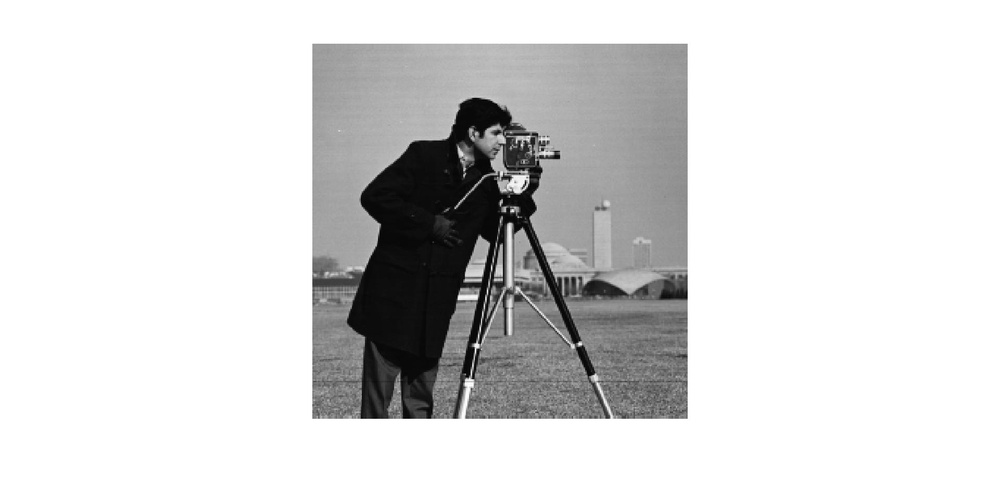
%> input picture analysis/images/cameraman.jpg, 1000 x 501 px, shrunk from 1921 x 963 before the run, given in place of cameraman.tif, which was not available
$ octave subtraction.m   (GNU Octave 9; MATLAB toolbox functions it lacks are replaced by stand-ins)
%> lines starting %> are read from the running program, lines starting %| are printed output that depends on the picture; pictures that were not available may be replaced by others from this repository, and a replacement may not be noted
a = imread('cameraman.tif');
%> a is the input picture: size 501x1000x3 uint8; min 0, max 255, mean 216.7
figure,imshow(a);
b = imread('rice.png');
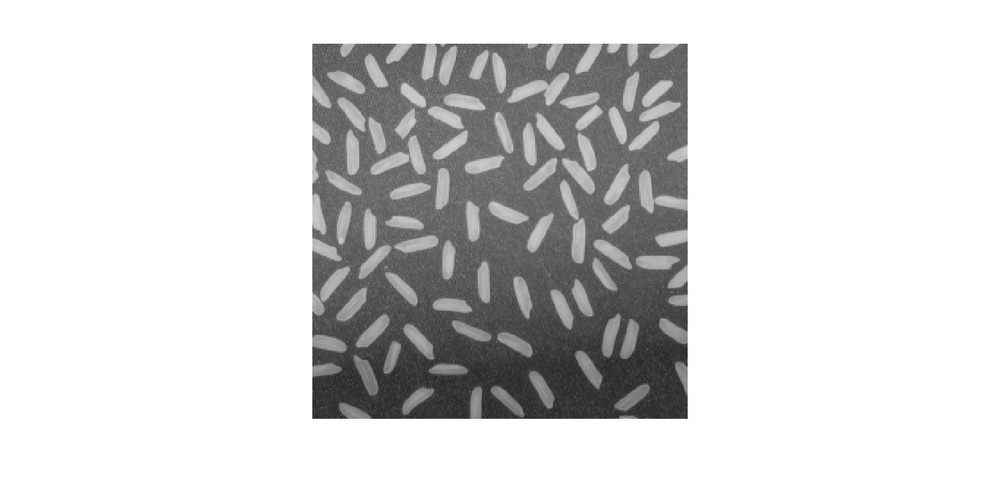
%> input picture analysis/images/rice.jpg, 1000 x 501 px, shrunk from 1921 x 963 before the run, given in place of rice.png, which was not available
%> b is the input picture: size 501x1000x3 uint8; min 19, max 255, mean 214.6
figure, imshow(b);
c = a - b;
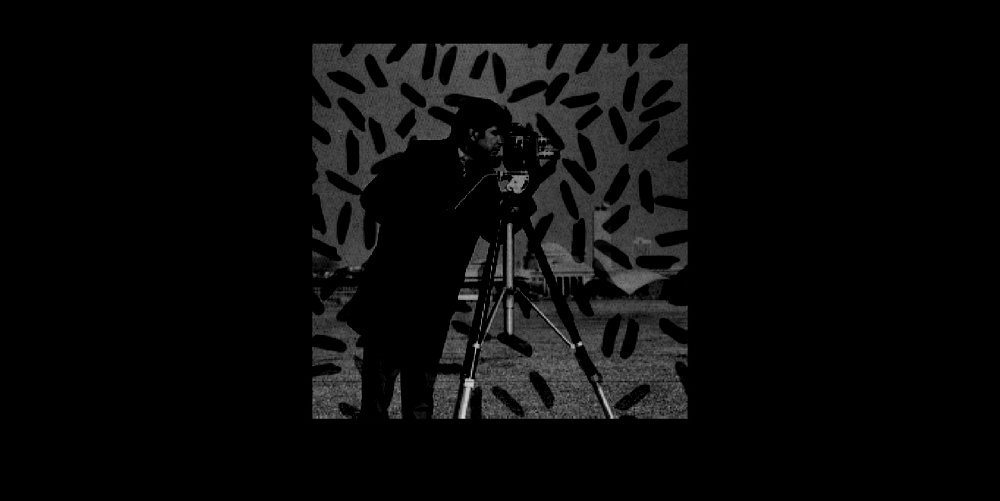
%> c: size 501x1000x3 uint8; min 0, max 221, mean 9.7
figure, imshow(c);
d = b - a;
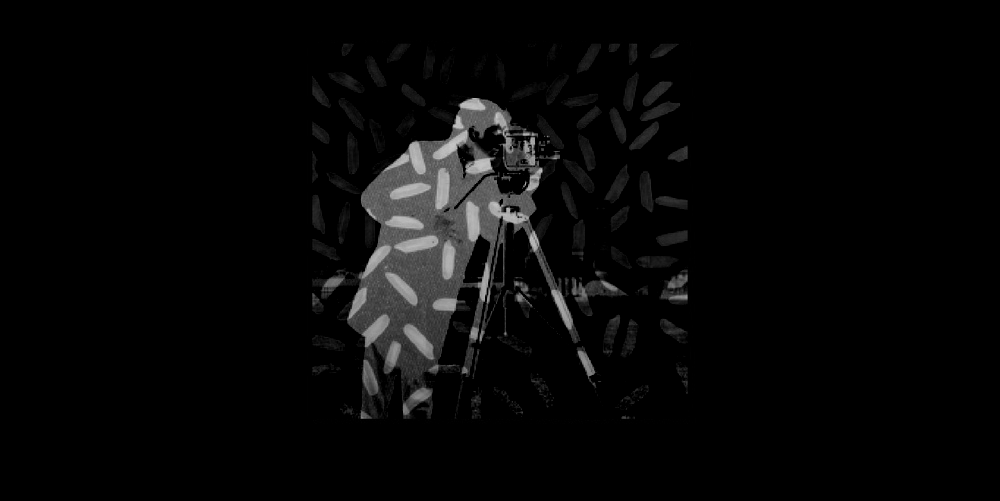
%> d: size 501x1000x3 uint8; min 0, max 201, mean 7.6
figure, imshow(d);
